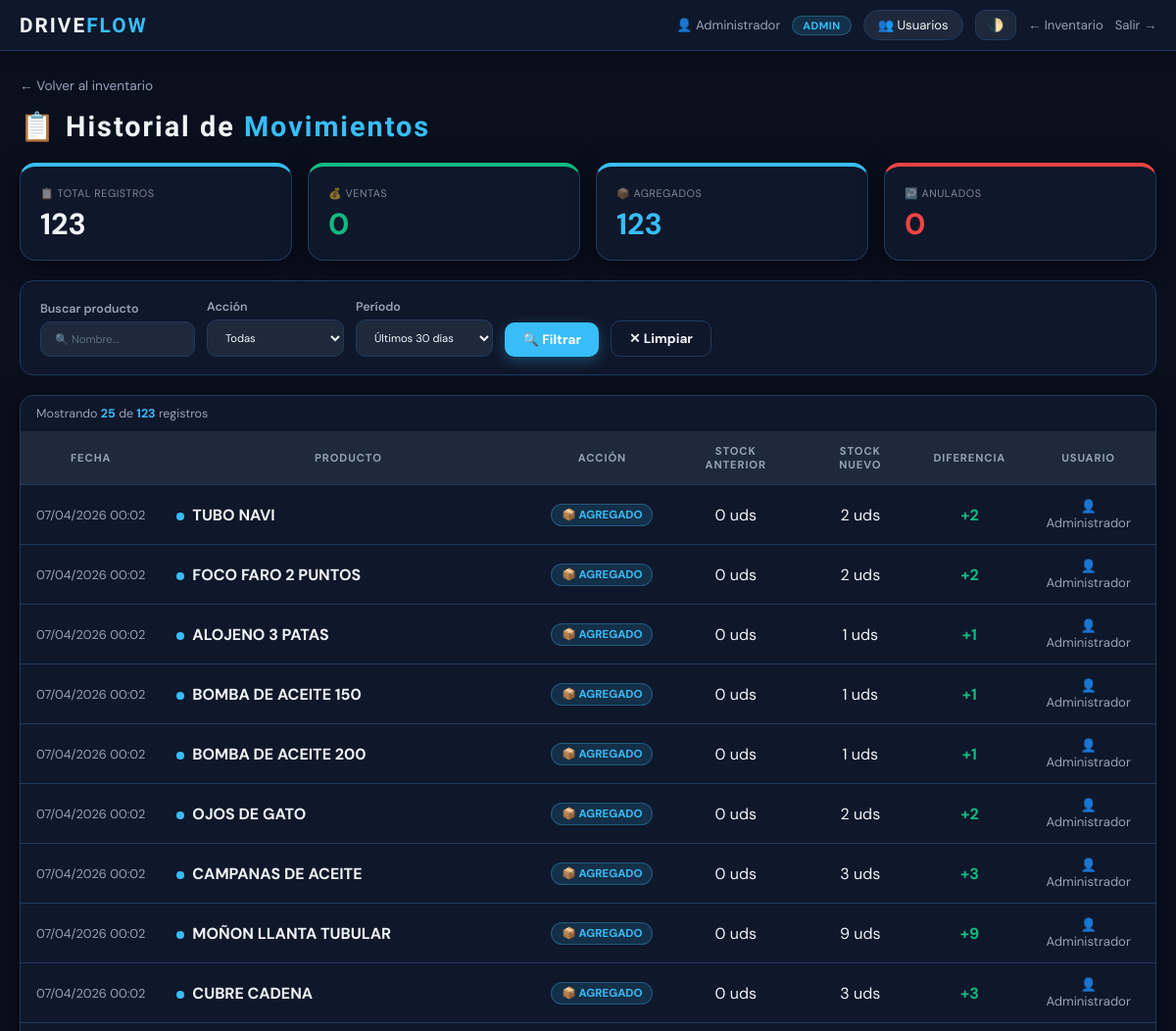
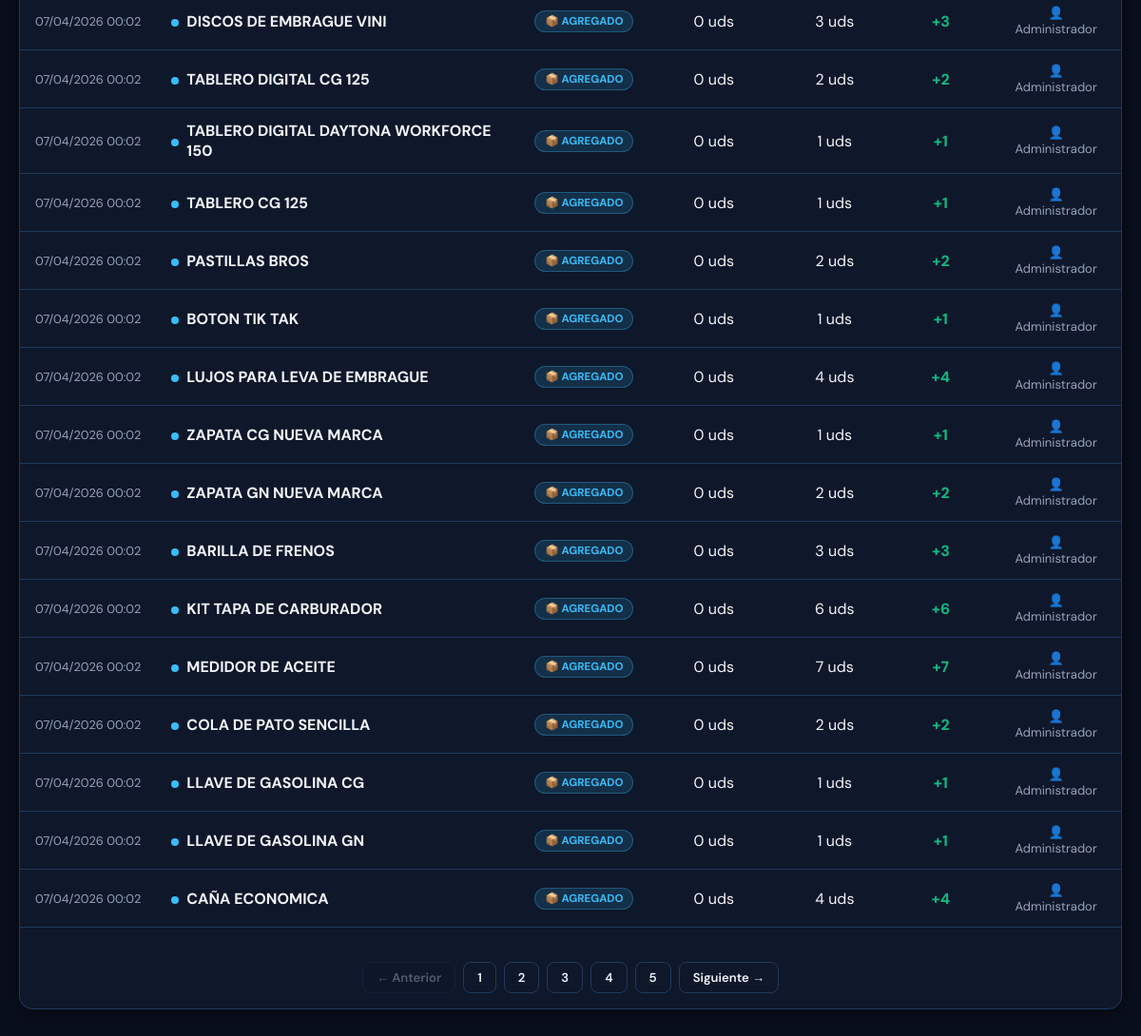
The app's page /historial?page=0&accion=&producto=&dias=30 (signed in) with its own data (2 pictures, top to bottom).
### models.py (models this page shows, shortened)
class Usuario(db.Model):
    __tablename__ = 'usuario'
    id            = db.Column(db.Integer, primary_key=True)
    username      = db.Column(db.String(50), nullable=False, unique=True)
    password_hash = db.Column(db.String(256), nullable=False)
    nombre        = db.Column(db.String(100), default='')
    rol           = db.Column(db.String(20), default='vendedor')  # admin|supervisor|cajero|vendedor
    activo        = db.Column(db.Boolean, default=True)
    creado_en     = db.Column(db.DateTime, default=datetime.utcnow)
    ventas        = db.relationship('Venta', backref='usuario', lazy=True, foreign_keys='Venta.usuario_id')

class HistorialStock(db.Model):
    __tablename__ = 'historial_stock'
    id             = db.Column(db.Integer, primary_key=True)
    repuesto_id    = db.Column(db.Integer, db.ForeignKey('repuesto.id', ondelete='CASCADE'), nullable=False)
    usuario_id     = db.Column(db.Integer, db.ForeignKey('usuario.id'), nullable=True)
    fecha          = db.Column(db.DateTime, default=datetime.utcnow)
    stock_anterior = db.Column(db.Integer, nullable=False)
    stock_nuevo    = db.Column(db.Integer, nullable=False)
    accion         = db.Column(db.String(50), nullable=False)
    usuario        = db.relationship('Usuario', foreign_keys=[usuario_id], lazy=True)

class Repuesto(db.Model):
    __tablename__ = 'repuesto'
    id           = db.Column(db.Integer, primary_key=True)
    nombre       = db.Column(db.String(100), nullable=False, unique=True)
    p_costo      = db.Column(db.Float, nullable=False)
    p_venta      = db.Column(db.Float, nullable=False)
    stock        = db.Column(db.Integer, nullable=False, default=0)
    vendido      = db.Column(db.Integer, default=0)
    stock_minimo = db.Column(db.Integer, default=5)
    foto_url     = db.Column(db.String(255), nullable=True)   # ← foto del producto
    ventas    = db.relationship('Venta', backref='repuesto', cascade='all, delete-orphan', lazy=True)
    historial = db.relationship('HistorialStock', backref='repuesto', cascade='all, delete-orphan', lazy=True)

### routes/historial.py (the view, shortened to what this page needs)
@historial_bp.route('/historial')
def index():
    accion   = request.args.get('accion', '')
    producto = request.args.get('producto', '').upper().strip()
    dias     = int(request.args.get('dias', 30))
    page     = int(request.args.get('page', 1))
    per_page = 25
    desde = datetime.utcnow() - timedelta(days=dias)
    query = HistorialStock.query.filter(HistorialStock.fecha >= desde)
    if accion:
        query = query.filter(HistorialStock.accion == accion)
    total     = query.count()
    registros = query.order_by(HistorialStock.fecha.desc())\
                     .offset((page-1)*per_page).limit(per_page).all()
    total_pags = max(1, (total + per_page - 1) // per_page)
    stats = {
        'total':    HistorialStock.query.filter(HistorialStock.fecha >= desde).count(),
        'vendidos': HistorialStock.query.filter(HistorialStock.fecha >= desde,
                    HistorialStock.accion == 'VENDIDO').count(),
        'agregados':HistorialStock.query.filter(HistorialStock.fecha >= desde,
                    HistorialStock.accion == 'AGREGADO').count(),
        'anulados': HistorialStock.query.filter(HistorialStock.fecha >= desde,
                    HistorialStock.accion == 'ANULADO').count(),
        'editados': HistorialStock.query.filter(HistorialStock.fecha >= desde,
                    HistorialStock.accion == 'EDITADO').count(),
    }
    return render_template('historial.html',
        registros=registros, stats=stats,
        accion=accion, producto=producto, dias=dias,
        page=page, total_pags=total_pags, total=total)

### templates/historial.html (shortened to what this page needs)
<!DOCTYPE html>
<html lang="es">
<head>
    <link rel="stylesheet" href="{{ url_for('static', filename='css/main.css') }}">
</head>
<body>
<nav class="topbar">
    <div class="topbar-left">
        <span class="logo-sm">DRIVE<span>FLOW</span></span>
    </div>
    <div class="topbar-right">
        <span class="user-info">👤 {{ session.get('user_nombre') }}</span>
        <span class="rol-badge rol-{{ session.get('user_rol','vendedor') }}">{{ session.get('user_rol','vendedor').upper() }}</span>
        {% if session.get('user_rol') == 'admin' %}
        <a href="/usuarios" class="btn-alerta" style="text-decoration:none">👥 Usuarios</a>
        {% endif %}
        <button class="theme-btn" onclick="toggleTheme()">🌓</button>
        <a href="/" class="btn-logout">← Inventario</a>
        <a href="/logout" class="btn-logout">Salir →</a>
    </div>
</nav>
<div class="container">
    <a href="/" class="back-link">← Volver al inventario</a>
    <div class="page-title">📋 Historial de <span>Movimientos</span></div>
    <div class="kpis" style="margin-bottom:20px">
        <div class="kpi kpi-blue">
            <small>📋 TOTAL REGISTROS</small>
            <strong>{{ stats.total }}</strong>
        </div>
        <div class="kpi kpi-green">
            <small>💰 VENTAS</small>
            <strong style="color:var(--success)">{{ stats.vendidos }}</strong>
        </div>
        <div class="kpi kpi-blue">
            <small>📦 AGREGADOS</small>
            <strong style="color:var(--primary)">{{ stats.agregados }}</strong>
        </div>
        <div class="kpi kpi-red">
            <small>↩️ ANULADOS</small>
            <strong style="color:var(--danger)">{{ stats.anulados }}</strong>
        </div>
    </div>
    <form method="GET" action="/historial">
        <div class="filtros">
            <div class="filtro-grupo">
                Buscar producto
                <input type="text" name="producto" placeholder="🔍 Nombre..." value="{{ producto }}">
            </div>
            <div class="filtro-grupo">
                Acción
                <select name="accion">
                    <option value="">Todas</option>
                </select>
            </div>
            <div class="filtro-grupo">
                Período
                <select name="dias">
                    <option value="30"  {{ 'selected' if dias==30 }}>Últimos 30 días</option>
                </select>
            </div>
            <button type="submit" class="btn btn-primary">🔍 Filtrar</button>
            <a href="/historial" class="btn btn-outline">✕ Limpiar</a>
        </div>
    </form>
    <div class="card card-table">
        {% if registros %}
        <div class="total-info" style="padding:10px 16px">
            Mostrando <strong class="hi">{{ registros|length }}</strong> de <strong class="hi">{{ total }}</strong> registros
        </div>
        <table>
            <thead>
                <tr>
                    <th style="width:140px">Fecha</th>
                    <th>Producto</th>
                    <th>Acción</th>
                    <th>Stock anterior</th>
                    <th>Stock nuevo</th>
                    <th>Diferencia</th>
                    <th>Usuario</th>
                </tr>
            </thead>
            <tbody>
            {% for h in registros %}
            {% set diff = h.stock_nuevo - h.stock_anterior %}
            <tr>
                <td style="font-size:.8em; color:var(--muted); white-space:nowrap">
                    {{ h.fecha.strftime('%d/%m/%Y %H:%M') }}
                </td>
                <td class="td-left">
                    <div style="display:flex; align-items:center; gap:8px">
                        <span class="dot dot-{{ h.accion }}"></span>
                        <b>{{ h.repuesto.nombre if h.repuesto else '—' }}</b>
                    </div>
                </td>
                <td>
                    <span class="accion-badge accion-{{ h.accion }}">
                        {% if h.accion == 'VENDIDO' %}💰
                        {% elif h.accion == 'AGREGADO' %}📦
                        {% elif h.accion == 'EDITADO' %}✏️
                        {% elif h.accion == 'ANULADO' %}↩️
                        {% endif %}
                        {{ h.accion }}
                    </span>
                </td>
                <td>{{ h.stock_anterior }} uds</td>
                <td>{{ h.stock_nuevo }} uds</td>
                <td>
                    {% if diff > 0 %}
                        <span class="diff-pos">+{{ diff }}</span>
                    {% elif diff < 0 %}
                        <span class="diff-neg">{{ diff }}</span>
                    {% else %}
                        <span class="diff-neu">—</span>
                    {% endif %}
                </td>
                <td style="font-size:.82em; color:var(--muted)">
                    {% if h.usuario_id %}
                        {% set u = h.usuario %}
                        👤 {{ u.nombre or u.username if u else '—' }}
                    {% else %}
                        —
                    {% endif %}
                </td>
            </tr>
            {% endfor %}
            </tbody>
        </table>
        {% if total_pags > 1 %}
        <div class="paginacion" style="padding:16px">
            <a href="?page={{ page-1 }}&accion={{ accion }}&producto={{ producto }}&dias={{ dias }}"
               class="pag-btn {{ 'disabled' if page <= 1 }}">← Anterior</a>
            {% for p in range(1, total_pags+1) %}
                {% if p == page %}
                    <span class="pag-btn active">{{ p }}</span>
                {% elif p <= 3 or p >= total_pags-2 or (p >= page-2 and p <= page+2) %}
                    <a href="?page={{ p }}&accion={{ accion }}&producto={{ producto }}&dias={{ dias }}"
                       class="pag-btn">{{ p }}</a>
                {% elif p == 4 or p == total_pags-3 %}
                    <span style="color:var(--muted);padding:0 4px">...</span>
                {% endif %}
            {% endfor %}
            <a href="?page={{ page+1 }}&accion={{ accion }}&producto={{ producto }}&dias={{ dias }}"
               class="pag-btn {{ 'disabled' if page >= total_pags }}">Siguiente →</a>
        </div>
        {% endif %}
        {% else %}
        <div class="empty-state">
            <div>📋</div>
            <p>No hay registros con los filtros seleccionados.</p>
        </div>
        {% endif %}
    </div>
</div>
</body>
</html>

### static/css/main.css (style rules this page uses)
:root { --bg:#0a0f1e;--panel:#0f172a;--panel2:#1e293b; --text:#f1f5f9;--muted:#94a3b8;--border:#1e3a5f; --primary:#38bdf8;--success:#10b981;--danger:#ef4444;--warning:#f59e0b; --r:14px;--sh:0 4px 24px rgba(0,0,0,.5);--t:.25s ease; }
*,*::before,*::after { box-sizing:border-box;margin:0 }
body { background:var(--bg);color:var(--text);font-family:'DM Sans',sans-serif;transition:background var(--t),color var(--t);min-height:100vh;padding-bottom:80px }
.topbar { display:flex;justify-content:space-between;align-items:center;padding:10px 20px;background:var(--panel);border-bottom:1px solid var(--border);position:sticky;top:0;z-index:80;box-shadow:0 2px 20px rgba(0,0,0,.3) }
.topbar-left .logo-sm { font-family:'Rajdhani',sans-serif;font-size:1.3em;font-weight:700;letter-spacing:2px }
.topbar-left .logo-sm span { color:var(--primary) }
.topbar-right { display:flex;align-items:center;gap:12px;flex-wrap:wrap }
.user-info { font-size:.82em;color:var(--muted) }
.rol-badge { font-size:.68em;font-weight:700;padding:2px 10px;border-radius:20px;letter-spacing:.5px }
.rol-admin { background:rgba(56,189,248,.15);color:var(--primary);border:1px solid rgba(56,189,248,.3) }
.btn-alerta { background:var(--panel2);border:1px solid var(--border);color:var(--text);padding:6px 14px;border-radius:20px;cursor:pointer;font-size:.82em;font-family:inherit;transition:var(--t);position:relative }
.theme-btn { background:var(--panel2);border:1px solid var(--border);color:var(--text);padding:6px 12px;border-radius:10px;cursor:pointer;font-size:.82em;font-weight:600;font-family:inherit;transition:var(--t) }
.btn-logout { font-size:.82em;color:var(--muted);text-decoration:none;transition:color var(--t) }
.container { max-width:1200px;margin:auto;padding:24px 20px }
.kpis { display:grid;grid-template-columns:repeat(auto-fit,minmax(210px,1fr));gap:16px;margin-bottom:22px }
.kpi { background:var(--panel);padding:20px;border-radius:16px;border:1px solid var(--border);border-top:4px solid var(--primary);box-shadow:var(--sh);transition:transform .3s cubic-bezier(.175,.885,.32,1.275),box-shadow .3s;cursor:default }
.kpi small { display:block;font-size:.68em;opacity:.5;margin-bottom:8px;letter-spacing:.5px;text-transform:uppercase }
.kpi strong { display:block;font-size:1.9em;font-weight:700;line-height:1.1 }
.kpi-blue { border-top-color:var(--primary) }
.kpi-green { border-top-color:var(--success) }
.kpi-red { border-top-color:var(--danger) }
.card { background:var(--panel);border:1px solid var(--border);border-radius:var(--r);padding:16px;margin-bottom:16px;box-shadow:var(--sh) }
.card-table { padding:0;overflow-x:auto }
input[type=text],input[type=number],input[type=password] { background:var(--panel2);color:var(--text);border:1px solid var(--border);padding:10px 14px;border-radius:10px;outline:none;width:100%;font-family:inherit;font-size:.9em;transition:border-color var(--t),box-shadow var(--t) }
input::placeholder { color:var(--muted);opacity:.55 }
.btn { display:inline-flex;align-items:center;justify-content:center;gap:5px;padding:9px 18px;border-radius:10px;border:none;cursor:pointer;font-weight:700;font-size:.85em;text-decoration:none;white-space:nowrap;font-family:inherit;transition:transform var(--t),filter var(--t),box-shadow var(--t) }
.btn-primary { background:var(--primary);color:#fff;box-shadow:0 4px 14px rgba(56,189,248,.3) }
.btn-outline { background:transparent;border:1px solid var(--border);color:var(--text) }
table { width:100%;border-collapse:collapse }
thead th { background:var(--panel2);color:var(--muted);padding:13px 16px;font-size:.7em;text-transform:uppercase;letter-spacing:.08em;text-align:center;border-bottom:1px solid var(--border) }
tbody tr { transition:background var(--t) }
td { padding:13px 16px;border-bottom:1px solid var(--border);text-align:center;vertical-align:middle }
.td-left { text-align:left }

### records on screen
Usuario: get "Administrador", nombre "Administrador"
HistorialStock: fecha "07/04/2026 00:02", repuesto "TUBO NAVI", accion "AGREGADO", stock_anterior "0", stock_nuevo "2"
HistorialStock: fecha "07/04/2026 00:02", repuesto "FOCO FARO 2 PUNTOS", accion "AGREGADO", stock_anterior "0", stock_nuevo "2"
HistorialStock: fecha "07/04/2026 00:02", repuesto "ALOJENO 3 PATAS", accion "AGREGADO", stock_anterior "0", stock_nuevo "1", diff "1"
HistorialStock: fecha "07/04/2026 00:02", repuesto "BOMBA DE ACEITE 150", accion "AGREGADO", stock_anterior "0", stock_nuevo "1", diff "1"
HistorialStock: fecha "07/04/2026 00:02", repuesto "BOMBA DE ACEITE 200", accion "AGREGADO", stock_anterior "0", stock_nuevo "1", diff "1"
HistorialStock: fecha "07/04/2026 00:02", repuesto "OJOS DE GATO", accion "AGREGADO", stock_anterior "0", stock_nuevo "2"
HistorialStock: fecha "07/04/2026 00:02", repuesto "CAMPANAS DE ACEITE", accion "AGREGADO", stock_anterior "0", stock_nuevo "3"
HistorialStock: fecha "07/04/2026 00:02", repuesto "MOÑON LLANTA TUBULAR", accion "AGREGADO", stock_anterior "0", stock_nuevo "9"
HistorialStock: fecha "07/04/2026 00:02", repuesto "CUBRE CADENA", accion "AGREGADO", stock_anterior "0", stock_nuevo "3"
HistorialStock: fecha "07/04/2026 00:02", repuesto "DISCOS DE EMBRAGUE VINI", accion "AGREGADO", stock_anterior "0", stock_nuevo "3"
HistorialStock: fecha "07/04/2026 00:02", repuesto "TABLERO DIGITAL CG 125", accion "AGREGADO", stock_anterior "0", stock_nuevo "2"
HistorialStock: fecha "07/04/2026 00:02", repuesto "TABLERO DIGITAL DAYTONA WORKFORCE 150", accion "AGREGADO", stock_anterior "0", stock_nuevo "1", diff "1"
HistorialStock: fecha "07/04/2026 00:02", repuesto "TABLERO CG 125", accion "AGREGADO", stock_anterior "0", stock_nuevo "1", diff "1"
HistorialStock: fecha "07/04/2026 00:02", repuesto "PASTILLAS BROS", accion "AGREGADO", stock_anterior "0", stock_nuevo "2"
HistorialStock: fecha "07/04/2026 00:02", repuesto "BOTON TIK TAK", accion "AGREGADO", stock_anterior "0", stock_nuevo "1", diff "1"
HistorialStock: fecha "07/04/2026 00:02", repuesto "LUJOS PARA LEVA DE EMBRAGUE", accion "AGREGADO", stock_anterior "0", stock_nuevo "4"
HistorialStock: fecha "07/04/2026 00:02", repuesto "ZAPATA CG NUEVA MARCA", accion "AGREGADO", stock_anterior "0", stock_nuevo "1", diff "1"
HistorialStock: fecha "07/04/2026 00:02", repuesto "ZAPATA GN NUEVA MARCA", accion "AGREGADO", stock_anterior "0", stock_nuevo "2"
HistorialStock: fecha "07/04/2026 00:02", repuesto "BARILLA DE FRENOS", accion "AGREGADO", stock_anterior "0", stock_nuevo "3"
HistorialStock: fecha "07/04/2026 00:02", repuesto "KIT TAPA DE CARBURADOR", accion "AGREGADO", stock_anterior "0", stock_nuevo "6"
HistorialStock: fecha "07/04/2026 00:02", repuesto "MEDIDOR DE ACEITE", accion "AGREGADO", stock_anterior "0", stock_nuevo "7"
HistorialStock: fecha "07/04/2026 00:02", repuesto "COLA DE PATO SENCILLA", accion "AGREGADO", stock_anterior "0", stock_nuevo "2"
HistorialStock: fecha "07/04/2026 00:02", repuesto "LLAVE DE GASOLINA CG", accion "AGREGADO", stock_anterior "0", stock_nuevo "1", diff "1"
HistorialStock: fecha "07/04/2026 00:02", repuesto "LLAVE DE GASOLINA GN", accion "AGREGADO", stock_anterior "0", stock_nuevo "1", diff "1"
HistorialStock: fecha "07/04/2026 00:02", repuesto "CAÑA ECONOMICA", accion "AGREGADO", stock_anterior "0", stock_nuevo "4"

### other values on screen
{{ session.get('user_rol','vendedor').upper() }} "ADMIN"
{{ stats.total }} "123"
{{ stats.vendidos }} "0"
{{ stats.agregados }} "123"
{{ stats.anulados }} "0"
{{ registros|length }} "25"
{{ total }} "123"
{{ p }} "1" "2" "3" "4" "5"
